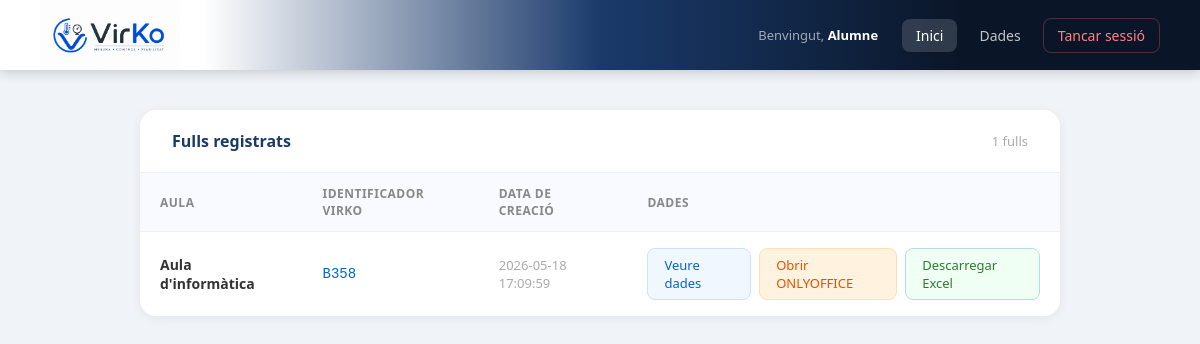
Page /gestio.php (signed in) on the committed database.
### tables this page shows
CREATE TABLE IF NOT EXISTS fulls (
  id    INT AUTO_INCREMENT PRIMARY KEY,
  mac   VARCHAR(50),
  nom   VARCHAR(100),
  rol   VARCHAR(5),
  creat TIMESTAMP DEFAULT CURRENT_TIMESTAMP
);

### web/gestio.php (the view, shortened to what this page needs)
<?php
$nom_complet = $_SESSION['nom_complet'];
$conn = new mysqli("db", "root", "root", "virko");
$fulls = $conn->query("SELECT * FROM fulls ORDER BY creat DESC");
?>
<!DOCTYPE html>
<html lang="ca">
<head>
</head>
<body>
<header>
  <img src="logo.png" alt="VirKO">
  <div style="display:flex;align-items:center;gap:16px">
    <span class="usuari-info">Benvingut, <strong><?= htmlspecialchars($nom_complet) ?></strong></span>
    <nav class="nav">
      <a href="gestio.php" class="actiu">Inici</a>
      <a href="dades.php">Dades</a>
      <a href="?logout" class="logout">Tancar sessió</a>
    </nav>
  </div>
</header>
<main>
  <div class="taula-wrap">
    <div class="taula-cap">
      <h2>Fulls registrats</h2>
      <span><?= $fulls->num_rows ?> fulls</span>
    </div>
    <table>
      <tr>
        <th>Aula</th>
        <th>Identificador Virko</th>
        <th>Data de creació</th>
        <th>Dades</th>
      </tr>
      <?php if ($fulls->num_rows === 0): ?>
        <tr><td colspan="5" class="buit">No hi ha cap full registrat encara.</td></tr>
      <?php else: ?>
      <?php while ($f = $fulls->fetch_assoc()): ?>
      <tr>
        <td><strong><?= htmlspecialchars($f['nom']) ?></strong></td>
        <td style="font-family:monospace;color:#0066cc;font-weight:500"><?= htmlspecialchars($f['mac']) ?></td>
        <td style="color:#aaa;font-size:13px"><?= $f['creat'] ?></td>
        <td style="display:flex;gap:8px">
          <a href="dades.php?mac=<?= urlencode($f['mac']) ?>" class="btn-dades">Veure dades</a>
          <a href="visor_full.php?mac=<?= urlencode($f['mac']) ?>" class="btn-dades" style="background:#fff3e0;color:#e65100;border-color:#ffe0b2;">Obrir ONLYOFFICE</a>
           <a href="descarregar_full.php?mac=<?= urlencode($f['mac']) ?>" class="btn-dades" style="background:#f0fff4;color:#2e7d32;border-color:#b2dfdb;">Descarregar Excel</a>
        </td>
      </tr>
      <?php endwhile; ?>
      <?php endif; ?>
    </table>
  </div>
</main>
</body>
</html>

### web/gestio.php (style rules this page uses)
* { box-sizing: border-box; margin: 0; padding: 0; }
body { font-family: 'Segoe UI', sans-serif; background: #f0f4f8; min-height: 100vh; }
header { background: linear-gradient(to right, #ffffff 0%, #ffffff 17%, #1a3a6b 50%, #0a1628 80%); padding: 0 40px; display: flex; align-items: center; justify-content: space-between; height: 70px; box-shadow: 0 2px 12px rgba(0,0,0,0.2); }
header img { height: 70px; }
.nav { display: flex; gap: 8px; align-items: center; }
.nav a { color: rgba(255,255,255,0.75); text-decoration: none; font-size: 14px; padding: 7px 14px; border-radius: 8px; transition: background .2s, color .2s; }
.nav a:hover, .nav a.actiu { background: rgba(255,255,255,0.15); color: white; }
.nav .logout { color: #ff8080; border: 1px solid rgba(255,100,100,0.3); }
.usuari-info { color: rgba(255,255,255,0.6); font-size: 13px; margin-right: 8px; }
.usuari-info strong { color: white; }
main { max-width: 960px; margin: 40px auto; padding: 0 20px; }
.taula-wrap { background: white; border-radius: 16px; box-shadow: 0 2px 12px rgba(0,0,0,0.06); overflow: hidden; }
.taula-cap { padding: 20px 32px; border-bottom: 1px solid #f0f0f0; display: flex; justify-content: space-between; align-items: center; }
.taula-cap h2 { font-size: 16px; color: #1a3a6b; font-weight: 600; }
.taula-cap span { font-size: 13px; color: #aaa; }
table { width: 100%; border-collapse: collapse; }
th { background: #f8faff; padding: 12px 20px; text-align: left; font-size: 12px; color: #888; font-weight: 600; border-bottom: 1px solid #f0f0f0; text-transform: uppercase; letter-spacing: 0.5px; }
td { padding: 16px 20px; font-size: 14px; color: #333; border-bottom: 1px solid #f8f8f8; }
tr:last-child td { border-bottom: none; }
.btn-dades { padding: 7px 16px; background: #f0f7ff; color: #0066cc; border: 1.5px solid #cce0ff; border-radius: 8px; font-size: 13px; text-decoration: none; transition: background .2s; display: inline-block; }

### rows in the picture
fulls: nom "Aula d'informàtica", mac "B358", creat "2026-05-18 17:09:59"

### other values in the picture
$nom_complet "Alumne"
$fulls->num_rows "1"
